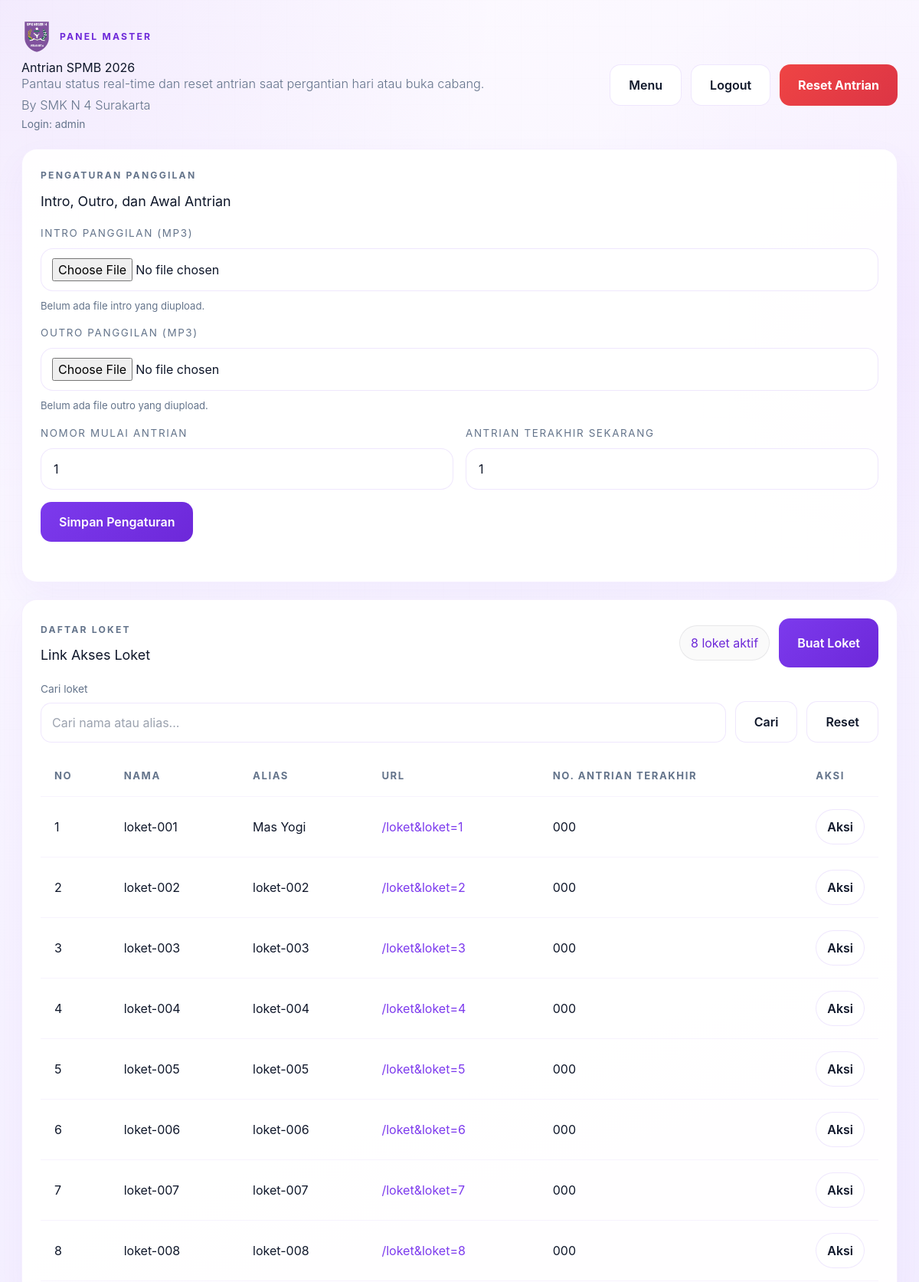
Page /admin (signed in, upper part) on the earlier database version.
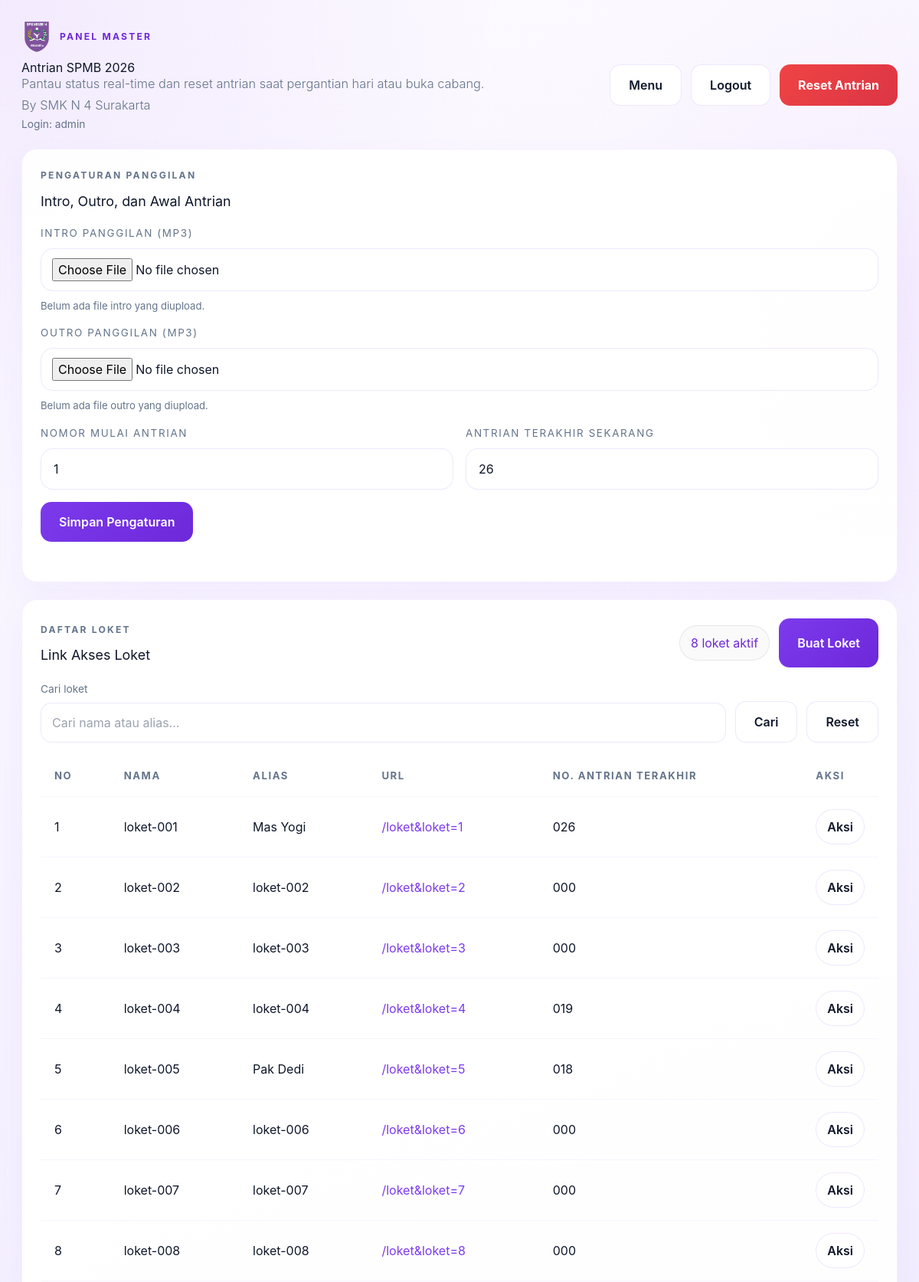
Same page on the later database version.
### tables this page shows
CREATE TABLE state (
            id INTEGER PRIMARY KEY CHECK (id = 1),
            antrian INTEGER NOT NULL DEFAULT 0,
            loket INTEGER NOT NULL DEFAULT 0,
            panggil INTEGER NOT NULL DEFAULT 0
        );

CREATE TABLE users (
                id INTEGER PRIMARY KEY AUTOINCREMENT,
                username TEXT NOT NULL UNIQUE,
                password_hash TEXT NOT NULL,
                role TEXT NOT NULL CHECK (role IN ("admin", "loket")),
                created_at TEXT NOT NULL
            , alias TEXT NOT NULL DEFAULT "");

### index.php (called while the page is built, shortened)
<?php
$requestUri = $_SERVER['REQUEST_URI'] ?? '';
$path = parse_url($requestUri, PHP_URL_PATH);
if ($path === '/' || $path === '/menu' || $path === '/index.php') {
    $page = 'menu';
} elseif (strpos($path, '/loket') === 0) {
    $page = 'loket';
    if (preg_match('/[?&]loket=(\d+)/', $requestUri, $matches)) {
        $_GET['loket'] = (int) $matches[1];
    }
} elseif ($path === '/layar') {
    $page = 'layar';
} elseif ($path === '/admin') {
    $page = 'admin';
} elseif ($path === '/login') {
    $page = 'login';
} elseif ($path === '/register') {
    $page = 'register';
} elseif ($path === '/logout') {
    $page = 'logout';
} else {
    $page = $_GET['page'] ?? 'menu';
}
$pageMap = [
    'menu' => __DIR__ . '/views/menu.php',
    'layar' => __DIR__ . '/views/layar.php',
    'admin' => __DIR__ . '/views/admin.php',
    'loket' => __DIR__ . '/views/loket.php',
    'login' => __DIR__ . '/auth/login.php',
    'register' => __DIR__ . '/auth/register.php',
    'logout' => __DIR__ . '/auth/logout.php',
];
require $pageMap[$page];

### config/database.php (called while the page is built, shortened)
<?php
function antrian_db(): PDO
{
    static $pdo = null;
    if ($pdo instanceof PDO) {
        return $pdo;
    }
    $databasePath = __DIR__ . '/../database/antrian.sqlite';
    $pdo = new PDO('sqlite:' . $databasePath);
    $pdo->setAttribute(PDO::ATTR_ERRMODE, PDO::ERRMODE_EXCEPTION);
    $pdo->setAttribute(PDO::ATTR_DEFAULT_FETCH_MODE, PDO::FETCH_ASSOC);
    $pdo->exec('PRAGMA foreign_keys = ON');
    $pdo->exec(
        'CREATE TABLE IF NOT EXISTS state (
            id INTEGER PRIMARY KEY CHECK (id = 1),
            antrian INTEGER NOT NULL DEFAULT 0,
            loket INTEGER NOT NULL DEFAULT 0,
            panggil INTEGER NOT NULL DEFAULT 0
        )'
    );
    $pdo->exec('INSERT OR IGNORE INTO state (id, antrian, loket, panggil) VALUES (1, 0, 0, 0)');
    $pdo->exec(
        'CREATE TABLE IF NOT EXISTS app_settings (
            id INTEGER PRIMARY KEY CHECK (id = 1),
            intro_text TEXT NOT NULL,
            outro_text TEXT NOT NULL,
            queue_start INTEGER NOT NULL DEFAULT 1,
            display_cols INTEGER NOT NULL DEFAULT 4,
            display_rows INTEGER NOT NULL DEFAULT 2
        )'
    );
    $pdo->exec(
        'INSERT OR IGNORE INTO app_settings (id, intro_text, outro_text, queue_start)
            VALUES (1, "", "", 1)'
    );
    $pdo->exec(
        'CREATE TABLE IF NOT EXISTS loket_last_call (
            loket INTEGER PRIMARY KEY,
            antrian INTEGER NOT NULL DEFAULT 0,
            updated_at TEXT NOT NULL
        )'
    );
    $pdo->exec(
        'CREATE TABLE IF NOT EXISTS users (
            id INTEGER PRIMARY KEY AUTOINCREMENT,
            username TEXT NOT NULL UNIQUE,
            alias TEXT NOT NULL DEFAULT "",
            password_hash TEXT NOT NULL,
            role TEXT NOT NULL CHECK (role IN ("admin", "loket")),
            created_at TEXT NOT NULL
        )'
    );
    $pdo->exec('UPDATE users SET alias = username WHERE alias = "" OR alias IS NULL');
    $legacyRole = implode('', array_map('chr', [99, 108, 105, 101, 110, 116]));
    $pdo->prepare('UPDATE users SET role = :new_role WHERE role = :old_role')
        ->execute([
            'new_role' => 'loket',
            'old_role' => $legacyRole,
        ]);
    return $pdo;
}
function antrian_state(): array
{
    $statement = antrian_db()->query('SELECT id, antrian, loket, panggil FROM state WHERE id = 1');
    $state = $statement ? $statement->fetch() : false;
    return $state ?: [
        'id' => 1,
        'antrian' => 0,
        'loket' => 0,
        'panggil' => 0,
    ];
}
function antrian_loket_last_calls(): array
{
    $statement = antrian_db()->query('SELECT loket, antrian, updated_at FROM loket_last_call ORDER BY loket ASC');
    return $statement ? $statement->fetchAll() : [];
}
function antrian_format_number(int $number): string
{
    return str_pad((string) $number, 3, '0', STR_PAD_LEFT);
}

### auth/helpers.php (called while the page is built, shortened)
<?php
require_once __DIR__ . '/../config/database.php';
function antrian_loket_accounts(): array
{
    $statement = antrian_db()->query(
        'SELECT id, username, alias, role, created_at
         FROM users
         WHERE role = "loket"
         ORDER BY id ASC'
    );
    return $statement ? $statement->fetchAll() : [];
}

### views/admin.php (the view, shortened to what the changed rows need)
<?php
require __DIR__ . '/../auth/helpers.php';
$searchQuery = (string) ($_GET['q'] ?? '');
$state = antrian_state();
$loketAccounts = antrian_loket_accounts();
$loketLastCalls = antrian_loket_last_calls();
$loketRows = [];
foreach ($loketAccounts as $index => $loketAccount) {
    $loketNumber = $index + 1;
    $lastCall = $loketLastCalls[$index] ?? ['antrian' => 0];
    $loketRows[] = [
        'no' => $loketNumber,
        'nama' => $loketAccount['username'],
        'alias' => $loketAccount['alias'] ?: antrian_generate_loket_alias($loketNumber),
        'url' => '/loket&loket=' . $loketNumber,
        'antrian_terakhir' => antrian_format_number((int) $lastCall['antrian']),
        'role' => $loketAccount['role'],
        'id' => (int) $loketAccount['id'],
    ];
}
$loketRows = array_values(array_filter($loketRows, static function (array $row) use ($searchQuery): bool {
    if ($searchQuery === '') {
        return true;
    }
    $needle = strtolower(trim($searchQuery));
    return str_contains(strtolower($row['nama']), $needle) || str_contains(strtolower($row['alias']), $needle);
}));
?><!DOCTYPE html>
<html lang="id">
<head>
    <script src="https://cdn.tailwindcss.com"></script>
        <link href="https://cdn.jsdelivr.net/npm/bootstrap@5.3.3/dist/css/bootstrap.min.css" rel="stylesheet">
    <link rel="stylesheet" href="/assets/css/style.css">
</head>
<body class="app-shell app-admin" data-role="admin" data-status-url="/api/status.php?peek=1" data-reset-url="/api/reset.php">
    <main class="page page-admin">
        <section class="admin-header">
            <div>
                <h1>Antrian SPMB 2026</h1>
            </div>
        </section>
        <section class="panel-card loket-list-card">
            <div class="section-headline">
                <div>
                    <h2>Intro, Outro, dan Awal Antrian</h2>
                </div>
            </div>
            <form class="announcement-settings" method="post" action="/admin" enctype="multipart/form-data">
                <label class="settings-field">
                    <span>Antrian terakhir sekarang</span>
                    <input type="number" name="current_queue" min="0" value="<?= (int) $state['antrian'] ?>">
                </label>
            </form>
        </section>
        <section class="panel-card loket-list-card">
            <div class="section-headline">
                <div>
                    <h2>Link Akses Loket</h2>
                </div>
            </div>
            <div class="table-wrap">
                <table class="loket-table">
                    <thead>
                        <tr>
                            <th>No</th>
                            <th>Nama</th>
                            <th>Alias</th>
                            <th>URL</th>
                            <th>No. antrian terakhir</th>
                            <th>Aksi</th>
                        </tr>
                    </thead>
                    <tbody>
                        <?php if ($loketRows): ?>
                            <?php foreach ($loketRows as $row): ?>
                                <tr>
                                    <td><?= (int) $row['no'] ?></td>
                                    <td><?= htmlspecialchars($row['nama'], ENT_QUOTES, 'UTF-8') ?></td>
                                    <td><?= htmlspecialchars($row['alias'], ENT_QUOTES, 'UTF-8') ?></td>
                                    <td>
                                        <a class="loket-url-link" href="<?= htmlspecialchars($row['url'], ENT_QUOTES, 'UTF-8') ?>">
                                            <?= htmlspecialchars($row['url'], ENT_QUOTES, 'UTF-8') ?>
                                        </a>
                                    </td>
                                    <td><?= htmlspecialchars($row['antrian_terakhir'], ENT_QUOTES, 'UTF-8') ?></td>
                                    <td>
                                        <?php if ($row['role'] === 'loket'): ?>
                                            <details class="row-action-dropdown">
                                                <summary class="row-action-toggle">Aksi</summary>
                                            </details>
                                        <?php else: ?>
                                            <div class="loket-locked">Akun admin terkunci dari penghapusan dan edit nama via panel ini.</div>
                                        <?php endif; ?>
                                    </td>
                                </tr>
                            <?php endforeach; ?>
                        <?php else: ?>
                            <tr>
                                <td colspan="6" class="empty-table">Belum ada loket yang terdaftar.</td>
                            </tr>
                        <?php endif; ?>
                    </tbody>
                </table>
            </div>
        </section>
    </main>
</body>
</html>

Differences in the rows shown:
changed state: current_queue "1" → "26"
computed for users "loket-001": antrian_terakhir "000" → "026"
computed for users "loket-004": antrian_terakhir "000" → "019"
changed users "loket-005": alias "loket-005" → "Pak Dedi"; antrian_terakhir "000" → "018"
